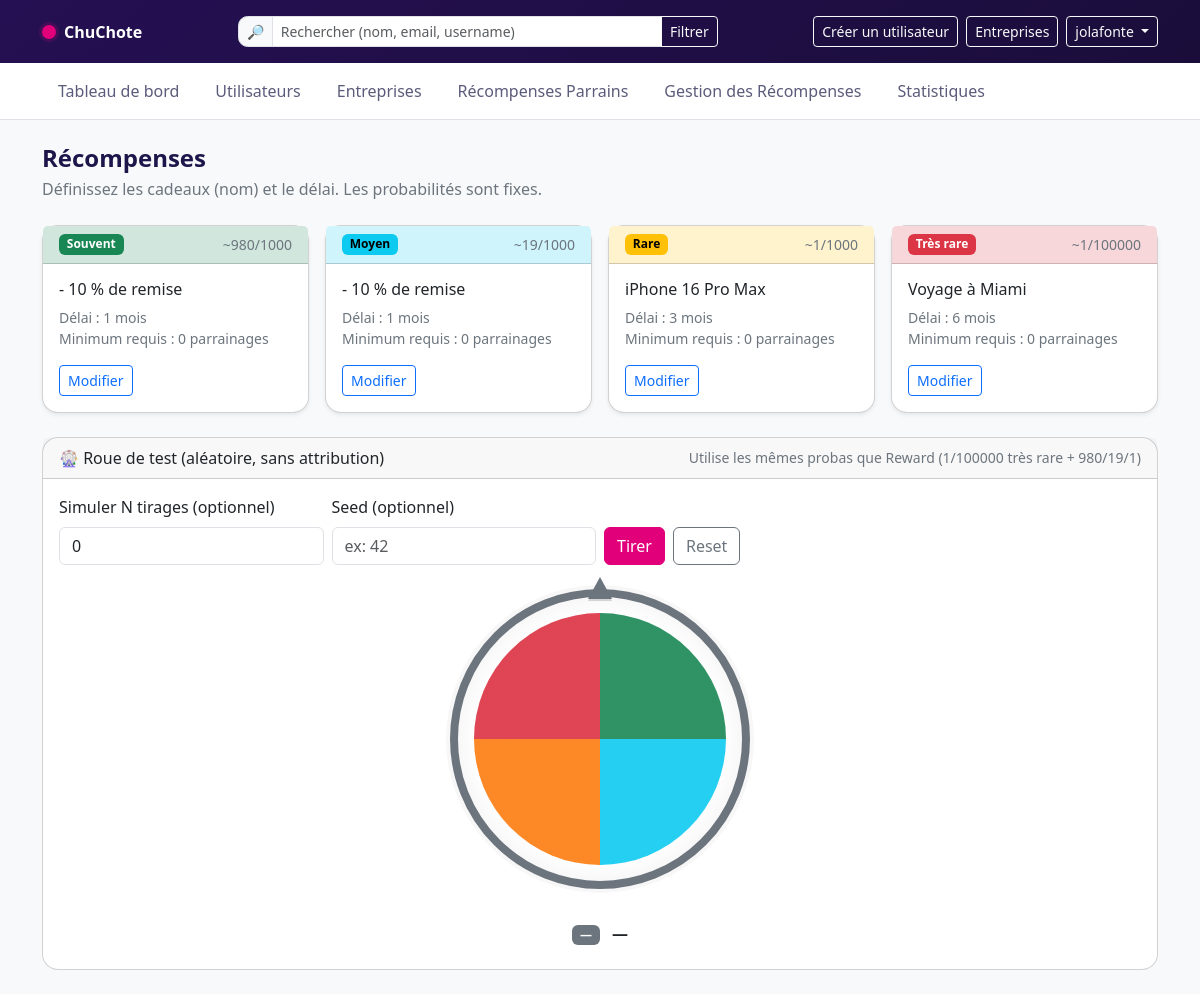
/rewards/ (signed in), run on the app's committed database.
### accounts/models.py (models this page shows, shortened)
class User(AbstractUser, PermissionsMixin):
    class Profile(models.TextChoices):
        SUPERADMIN = "superadmin", "Superadmin (plateforme)"
        ADMIN = "admin", "Admin d’entreprise"
        OPERATEUR = "operateur", "Opérateur"
        CLIENT = "client", "Client (V1: non utilisable)"
    profile = models.CharField(
        max_length=20,
        choices=Profile.choices,
        default=Profile.CLIENT,
    )
    company = models.ForeignKey(
        Company, on_delete=models.SET_NULL, null=True, blank=True, related_name="users"
    )
    def is_superadmin(self) -> bool:
        return self.profile == self.Profile.SUPERADMIN

### rewards/models.py (models this page shows, shortened)
class RewardTemplate(models.Model):
    BUCKETS = (
        ("SOUVENT", "Souvent"),
        ("MOYEN", "Moyen"),
        ("RARE", "Rare"),
        ("TRES_RARE", "Très rare"),
    )
    company = models.ForeignKey(
        Company, on_delete=models.CASCADE, related_name="reward_templates"
    )
    bucket = models.CharField(max_length=10, choices=BUCKETS)
    label = models.CharField(max_length=120, default="-10 % de remise")
    cooldown_months = models.PositiveSmallIntegerField(default=1)
    cooldown_days = models.PositiveIntegerField(default=30)
    min_referrals_required = models.PositiveIntegerField(
        default=0,
        help_text="Nombre minimum de parrainages requis pour débloquer cette récompense."
    )
    probability_display = models.CharField(max_length=20, default="", editable=False)
    class Meta:
        unique_together = (("company", "bucket"),)
        ordering = ("company", "bucket")

### rewards/views.py (the view)
# urls.py: path("", reward_list, name="list"),
@login_required
def reward_list(request):
    company = _current_company(request, allow_default_for_superadmin=True)
    if not company:
        messages.info(request, "Aucune entreprise disponible.")
        return render(request, "rewards/list.html", {"items": [], "TEST_WHEEL": None, "company": None})
    ensure_reward_templates(company)
    qs = RewardTemplate.objects.filter(company=company)
    order = {"SOUVENT": 0, "MOYEN": 1, "RARE": 2, "TRES_RARE": 3}
    items_sorted = sorted(qs, key=lambda tpl: order.get(tpl.bucket, 99))
    items = [(tpl, BUCKET_UI[tpl.bucket]) for tpl in items_sorted]
    test_wheel = {
        "base": {"size": BASE_SIZE, "counts": BASE_COUNTS},
        "very_rare": {"size": VR_SIZE, "counts": VR_COUNTS},
    }
    return render(request, "rewards/list.html", {
        "company": company,
        "items": items,
        "TEST_WHEEL": test_wheel,
        "is_superadmin": _is_superadmin(request.user),
    })

### rewards/views.py (called while the page is built)
def _is_superadmin(u) -> bool:
    return hasattr(u, "is_superadmin") and u.is_superadmin()

def _current_company(request, *, allow_default_for_superadmin: bool = True) -> Company | None:
    user = request.user
    if not _is_superadmin(user):
        return getattr(user, "company", None)
    raw_cid = request.GET.get("company")
    if isinstance(raw_cid, str):
        raw_cid = raw_cid.strip()
    if not raw_cid:
        raw_cid = request.session.get("dash_company_id")  # peut être un int
    company = Company.objects.filter(pk=raw_cid).first() if raw_cid else None
    if company:
        request.session["dash_company_id"] = company.id  # on stocke proprement l'int
        return company
    if allow_default_for_superadmin:
        company = Company.objects.order_by("name").first()
        if company:
            request.session["dash_company_id"] = company.id
        return company
    return None

def ensure_reward_templates(company: Company):
    defaults_map = {
        "SOUVENT":   {"label": "- 10 % de remise", "cooldown_months": 1},
        "MOYEN":     {"label": "- 10 % de remise", "cooldown_months": 1},
        "RARE":      {"label": "iPhone 16 Pro Max", "cooldown_months": 3},
        "TRES_RARE": {"label": "Voyage à Miami", "cooldown_months": 6},
    }
    for key, ui in BUCKET_UI.items():
        obj, _created = RewardTemplate.objects.get_or_create(
            company=company, bucket=key,
            defaults={
                **defaults_map[key],
                "probability_display": ui["prob"],
                "min_referrals_required": 0,
            }
        )
        if not obj.probability_display:
            obj.probability_display = ui["prob"]
            obj.save(update_fields=["probability_display"])

### templates/rewards/list.html (shortened to what this page needs)
{% extends "base_dashboard.html" %}
{% block body_data_page %}recompenses{% endblock %}
{% block content %}
<header class="mb-4">
  <h1 class="h4 section-title mb-1">Récompenses</h1>
  <div class="text-secondary">Définissez les cadeaux (nom) et le délai. Les probabilités sont fixes.</div>
</header>
{% if not items %}
  <div class="card shadow-sm"><div class="card-body text-secondary">Aucune récompense.</div></div>
{% else %}
  <div class="row g-3">
    {% for r, ui in items %}
      <div class="col-md-6 col-xl-3">
        <div class="card h-100 shadow-sm">
          <div class="card-header bg-{{ ui.badge }}-subtle d-flex justify-content-between">
            <span class="badge text-bg-{{ ui.badge }}">
              {% if ui.label == "Moyen" %}Moyen{% else %}{{ ui.label }}{% endif %}
            </span>
            <small class="text-secondary">~{{ r.probability_display }}</small>
          </div>
          <div class="card-body d-flex flex-column">
            <h3 class="h6">{{ r.label }}</h3>
            <div class="text-secondary small">
              Délai : {{ r.cooldown_months }} mois
            </div>
            <div class="text-secondary small mb-3">
              Minimum requis : {{ r.min_referrals_required }} parrainage{{ r.min_referrals_required|pluralize }}
            </div>
            <div class="mt-auto d-flex gap-2">
              <a class="btn btn-sm btn-outline-primary" href="{% url 'rewards:update' r.pk %}">Modifier</a>
            </div>
          </div>
        </div>
      </div>
    {% endfor %}
  </div>
{% endif %}
<section id="wheel-test" class="mt-4">
  <div class="card mb-3">
    <div class="card-header d-flex justify-content-between align-items-center">
      <span>🎡 Roue de test (aléatoire, sans attribution)</span>
      <span class="text-secondary small">Utilise les mêmes probas que Reward (1/100000 très rare + 980/19/1)</span>
    </div>
    <div class="card-body">
      <form class="row g-2 align-items-end" onsubmit="return false;">
        <div class="col-md-3">
          <label class="form-label">Simuler N tirages (optionnel)</label>
          <input id="wt-n" type="number" class="form-control" min="0" step="1" value="0">
        </div>
        <div class="col-md-3">
          <label class="form-label">Seed (optionnel)</label>
          <input id="wt-seed" type="text" class="form-control" placeholder="ex: 42">
        </div>
        <div class="col-md-6 d-flex gap-2">
          <button id="wt-draw" class="btn btn-primary" type="button">Tirer</button>
          <button id="wt-reset" class="btn btn-outline-secondary" type="button">Reset</button>
        </div>
      </form>
      <div class="mt-4 d-flex flex-column align-items-center">
        <div id="wt-wheel" class="wheel wheel--secondary">
          <div class="needle" aria-hidden="true"></div>
          <div id="wt-disk" class="wheel__disk spin-anim"></div>
        </div>
        <div id="wt-result" class="mt-4 text-center result-card px-3 py-2 rounded">
          <span id="wt-badge" class="badge text-bg-secondary me-2">—</span>
          <strong id="wt-label">—</strong>
        </div>
      </div>
    </div>
  </div>
</section>
{% endblock %}

### templates/base_dashboard.html (shortened to what this page needs)
{% load static %}
<!doctype html>
<html lang="fr">
<head>
  <link rel="stylesheet" href="{% static 'bootstrap/css/bootstrap.min.css' %}">
  <link rel="stylesheet" href="{% static 'css/app.css' %}">
</head>
<body data-page="{% block body_data_page %}{% endblock %}">
  <header class="topbar border-bottom sticky-top">
    <div class="topbar-gradient">
      <div class="container py-3">
        <div class="d-flex align-items-center justify-content-between gap-3">
          <a class="navbar-brand d-flex align-items-center gap-2 text-white text-decoration-none"
             href="{% url 'dashboard:root' %}">
            <span class="brand-dot"></span>
            <span class="fw-bold">ChuChote</span>
          </a>
          <form class="d-none d-md-flex" role="search" method="get" action="" style="min-width: 480px;">
            <div class="input-group input-group-sm">
              <span class="input-group-text">🔎</span>
              <input class="form-control"
                     type="search"
                     name="q"
                     value="{{ current_q|default:'' }}"
                     placeholder="Rechercher (nom, email, username)"
                     aria-label="Search">
              <button class="btn btn-outline-light" type="submit">Filtrer</button>
            </div>
          </form>
          <div class="d-flex align-items-center gap-2">
            <a class="btn btn-sm btn-outline-light" href="{% url 'accounts:user_create' %}">Créer un utilisateur</a>
            {% if request.user.profile == 'superadmin' %}
              <a class="btn btn-sm btn-outline-light" href="{% url 'accounts:company_list' %}">
                Entreprises
              </a>
            {% endif %}
            <div class="dropdown">
              <button class="btn btn-sm btn-outline-light dropdown-toggle" data-bs-toggle="dropdown">
                {{ request.user.get_username|default:"Compte" }}
              </button>
            </div>
          </div>
        </div>
      </div>
    </div>
    <div class="topbar-nav bg-white">
      <div class="container">
        <ul class="nav nav-pills gap-1 py-2" id="mainNav">
          <li class="nav-item">
            <a class="nav-link {% block nav_dashboard_active %}{% endblock %}"
               href="{% url 'dashboard:root' %}">
              Tableau de bord
            </a>
          </li>
          <li class="nav-item">
            <a class="nav-link {% block nav_users_active %}{% endblock %}"
               href="{% url 'accounts:user_list' %}">
              Utilisateurs
            </a>
          </li>
          {% if request.user.profile == 'superadmin' %}
            <li class="nav-item">
              <a class="nav-link {% block nav_companies_active %}{% endblock %}"
                 href="{% url 'accounts:company_list' %}">
                Entreprises
              </a>
            </li>
          {% endif %}
          <li class="nav-item">
            <a class="nav-link {% block nav_clients_active %}{% endblock %}"
               href="{% url 'dashboard:clients_list' %}">
              Récompenses Parrains
            </a>
          </li>
          <li class="nav-item">
            <a class="nav-link {% block nav_rewards_active %}{% endblock %}"
               href="{% url 'rewards:list' %}">
              Gestion des Récompenses
            </a>
          </li>
          <li class="nav-item">
            <a class="nav-link {% block nav_stats_active %}{% endblock %}" href="{% url 'rewards:stats' %}">
              Statistiques
            </a>
          </li>
        </ul>
      </div>
    </div>
  </header>
  <main class="container my-4">
    {% block content %}{% endblock %}
  </main>
</body>
</html>

### static/css/app.css (style rules this page uses)
:root { --brand-primary:#E1007A; --brand-gradient-start:#251053; --brand-gradient-end:#1A0D3A; --brand-ink:#1E164B; }
body { background-color:#f8f9fb }
.topbar-gradient { background: linear-gradient(140deg, var(--brand-gradient-start) 0%, var(--brand-gradient-end) 100%); }
.navbar-brand .brand-dot { width: 14px; height:14px; display:inline-block; border-radius:50%; background: var(--brand-primary); box-shadow: 0 0 0 .2rem rgba(225,0,122,.15); }
.btn-primary { --bs-btn-bg: var(--brand-primary); --bs-btn-border-color: var(--brand-primary); --bs-btn-hover-bg: #c40069; --bs-btn-hover-border-color: #c40069; }
.topbar .form-control { border-radius:.6rem; }
.topbar .input-group-text { border-radius:.6rem 0 0 .6rem; }
.topbar-nav .nav-link { color:#5b5b7b; border-radius:.6rem; }
.section-title { color: var(--brand-ink); font-weight:800; }
.card { border-radius:1rem; }

### templates/rewards/list.html (style rules this page uses)
#wheel-test .wheel { --accent:#6c757d; width:300px;height:300px;border-radius:50%; border:8px solid var(--accent);position:relative;margin:0 auto; box-shadow:0 0 0 4px rgba(0,0,0,.03), inset 0 0 30px rgba(0,0,0,.06); transition: box-shadow .3s ease, border-color .3s ease; }
#wheel-test .needle { position:absolute; top:-20px; left:50%; transform:translateX(-50%); width:0;height:0;border-left:12px solid transparent;border-right:12px solid transparent; border-bottom:22px solid var(--accent); filter: drop-shadow(0 2px 0 rgba(0,0,0,.15)); }
#wheel-test .wheel__disk { position:absolute; inset:16px; border-radius:50%; background: conic-gradient( rgba(25,135,84,.90) 0deg, rgba(25,135,84,.90) 90deg, rgba(13,202,240,.90) 90deg, rgba(13,202,240,.90) 180deg, rgba(253,126,20,.92) 180deg,rgba(253,126,20,.92) 270deg, rgba(220,53,69,.92) 270deg, rgba(220,53,69,.92) 360deg ); transform-origin:50% 50%; }
#wheel-test .spin-anim { transition: transform 2.2s cubic-bezier(.17,.67,.13,1.02); }
#wheel-test .wheel--secondary { --accent:#6c757d; }
#wheel-test .result-card { border-left:4px solid var(--accent); }

### data on the page
User: user.get_username "jolafonte"
RewardTemplate: label "Souvent", probability_display "980/1000", label "- 10 % de remise", cooldown_months "1", min_referrals_required "0"
RewardTemplate: shows "Moyen", probability_display "19/1000", label "- 10 % de remise", cooldown_months "1", min_referrals_required "0"
RewardTemplate: label "Rare", probability_display "1/1000", label "iPhone 16 Pro Max", cooldown_months "3", min_referrals_required "0"
RewardTemplate: label "Très rare", probability_display "1/100000", label "Voyage à Miami", cooldown_months "6", min_referrals_required "0"
